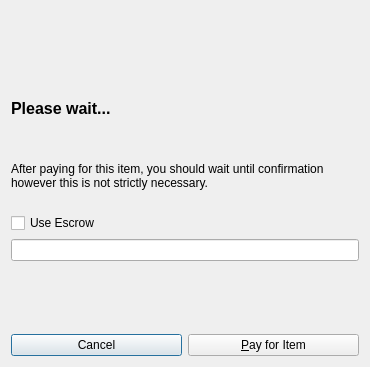
<?xml version="1.0" encoding="UTF-8"?>
<ui version="4.0">
 <class>OfferAcceptDialog</class>
 <widget class="QDialog" name="OfferAcceptDialog">
  <property name="geometry">
   <rect>
    <x>0</x>
    <y>0</y>
    <width>370</width>
    <height>367</height>
   </rect>
  </property>
  <property name="windowTitle">
   <string>Accept Syscoin Offer</string>
  </property>
  <layout class="QGridLayout" name="gridLayout">
   <item row="6" column="0">
    <layout class="QHBoxLayout" name="horizontalLayout_3">
     <item>
      <widget class="QPushButton" name="cancelButton">
       <property name="text">
        <string>Cancel</string>
       </property>
       <property name="icon">
        <iconset resource="../syscoin.qrc">
         <normaloff>:/icons/quit</normaloff>:/icons/quit</iconset>
       </property>
      </widget>
     </item>
     <item>
      <widget class="QPushButton" name="acceptButton">
       <property name="text">
        <string>&amp;Pay for Item</string>
       </property>
       <property name="icon">
        <iconset resource="../syscoin.qrc">
         <normaloff>:/icons/send</normaloff>:/icons/send</iconset>
       </property>
      </widget>
     </item>
    </layout>
   </item>
   <item row="1" column="0">
    <layout class="QHBoxLayout" name="horizontalLayout">
     <item>
      <widget class="QLabel" name="acceptMessage">
       <property name="font">
        <font>
         <pointsize>12</pointsize>
         <weight>75</weight>
         <bold>true</bold>
        </font>
       </property>
       <property name="cursor">
        <cursorShape>IBeamCursor</cursorShape>
       </property>
       <property name="text">
        <string>&lt;html&gt;&lt;head/&gt;&lt;body&gt;&lt;p&gt;&lt;span style=&quot; font-size:12pt; font-weight:600;&quot;&gt;Please wait...&lt;/span&gt;&lt;/p&gt;&lt;/body&gt;&lt;/html&gt;</string>
       </property>
       <property name="wordWrap">
        <bool>true</bool>
       </property>
       <property name="textInteractionFlags">
        <set>Qt::LinksAccessibleByMouse|Qt::TextSelectableByKeyboard|Qt::TextSelectableByMouse</set>
       </property>
      </widget>
     </item>
    </layout>
   </item>
   <item row="3" column="0">
    <widget class="QCheckBox" name="checkBox">
     <property name="text">
      <string>Use Escrow</string>
     </property>
    </widget>
   </item>
   <item row="4" column="0">
    <widget class="QLineEdit" name="escrowEdit"/>
   </item>
   <item row="2" column="0">
    <widget class="QLabel" name="copyrightLabel">
     <property name="cursor">
      <cursorShape>IBeamCursor</cursorShape>
     </property>
     <property name="text">
      <string notr="true">After paying for this item, you should wait until confirmation however this is not strictly necessary.</string>
     </property>
     <property name="textFormat">
      <enum>Qt::RichText</enum>
     </property>
     <property name="wordWrap">
      <bool>true</bool>
     </property>
     <property name="textInteractionFlags">
      <set>Qt::LinksAccessibleByMouse|Qt::TextSelectableByKeyboard|Qt::TextSelectableByMouse</set>
     </property>
    </widget>
   </item>
   <item row="0" column="0">
    <widget class="QLabel" name="label_3">
     <property name="text">
      <string/>
     </property>
     <property name="pixmap">
      <pixmap resource="../syscoin.qrc">:/icons/aboutshade</pixmap>
     </property>
     <property name="alignment">
      <set>Qt::AlignCenter</set>
     </property>
    </widget>
   </item>
   <item row="5" column="0">
    <widget class="QLabel" name="escrowDisclaimer">
     <property name="text">
      <string/>
     </property>
    </widget>
   </item>
  </layout>
 </widget>
 <resources>
  <include location="../syscoin.qrc"/>
 </resources>
 <connections/>
</ui>
